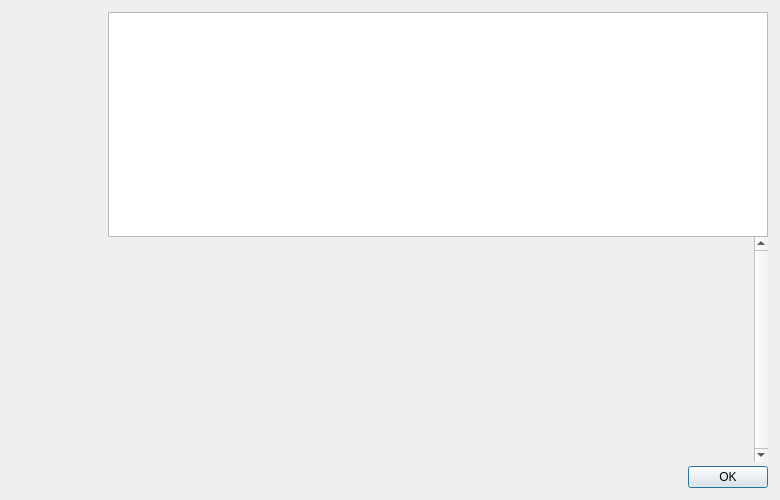
<?xml version="1.0" encoding="UTF-8"?>
<ui version="4.0">
 <class>HelpMessageDialog</class>
 <widget class="QDialog" name="HelpMessageDialog">
  <property name="geometry">
   <rect>
    <x>0</x>
    <y>0</y>
    <width>780</width>
    <height>500</height>
   </rect>
  </property>
  <property name="maximumSize">
   <size>
    <width>16777215</width>
    <height>500</height>
   </size>
  </property>
  <property name="windowTitle">
   <string notr="true">DCU Core - Command-line options</string>
  </property>
  <layout class="QHBoxLayout" name="horizontalLayout_2">
   <property name="spacing">
    <number>0</number>
   </property>
   <property name="leftMargin">
    <number>12</number>
   </property>
   <property name="topMargin">
    <number>12</number>
   </property>
   <property name="rightMargin">
    <number>12</number>
   </property>
   <property name="bottomMargin">
    <number>12</number>
   </property>
   <item>
    <layout class="QVBoxLayout" name="verticalLayoutLogo" stretch="0">
     <property name="leftMargin">
      <number>0</number>
     </property>
     <property name="topMargin">
      <number>0</number>
     </property>
     <property name="rightMargin">
      <number>0</number>
     </property>
     <item>
      <widget class="QLabel" name="aboutLogo">
       <property name="sizePolicy">
        <sizepolicy hsizetype="Preferred" vsizetype="Ignored">
         <horstretch>0</horstretch>
         <verstretch>0</verstretch>
        </sizepolicy>
       </property>
       <property name="minimumSize">
        <size>
         <width>96</width>
         <height>464</height>
        </size>
       </property>
       <property name="maximumSize">
        <size>
         <width>96</width>
         <height>564</height>
        </size>
       </property>
       <property name="baseSize">
        <size>
         <width>96</width>
         <height>564</height>
        </size>
       </property>
       <property name="autoFillBackground">
        <bool>false</bool>
       </property>
       <property name="pixmap">
        <pixmap resource="../dcu.qrc">:/images/drkblue/about</pixmap>
       </property>
       <property name="scaledContents">
        <bool>false</bool>
       </property>
       <property name="alignment">
        <set>Qt::AlignLeading|Qt::AlignLeft|Qt::AlignTop</set>
       </property>
      </widget>
     </item>
    </layout>
   </item>
   <item>
    <layout class="QVBoxLayout" name="verticalLayout">
     <item>
      <widget class="QTextEdit" name="helpMessage">
       <property name="readOnly">
        <bool>true</bool>
       </property>
      </widget>
     </item>
     <item>
      <widget class="QScrollArea" name="scrollArea">
       <property name="frameShape">
        <enum>QFrame::NoFrame</enum>
       </property>
       <property name="verticalScrollBarPolicy">
        <enum>Qt::ScrollBarAlwaysOn</enum>
       </property>
       <property name="widgetResizable">
        <bool>true</bool>
       </property>
       <widget class="QWidget" name="scrollAreaWidgetContents">
        <property name="geometry">
         <rect>
          <x>0</x>
          <y>0</y>
          <width>630</width>
          <height>201</height>
         </rect>
        </property>
        <layout class="QVBoxLayout" name="verticalLayout_2">
         <item>
          <widget class="QLabel" name="aboutMessage">
           <property name="cursor">
            <cursorShape>IBeamCursor</cursorShape>
           </property>
           <property name="textFormat">
            <enum>Qt::PlainText</enum>
           </property>
           <property name="alignment">
            <set>Qt::AlignLeading|Qt::AlignLeft|Qt::AlignTop</set>
           </property>
           <property name="openExternalLinks">
            <bool>true</bool>
           </property>
           <property name="textInteractionFlags">
            <set>Qt::LinksAccessibleByMouse|Qt::TextSelectableByKeyboard|Qt::TextSelectableByMouse</set>
           </property>
          </widget>
         </item>
        </layout>
       </widget>
      </widget>
     </item>
     <item>
      <spacer name="verticalSpacer">
       <property name="orientation">
        <enum>Qt::Vertical</enum>
       </property>
       <property name="sizeType">
        <enum>QSizePolicy::Fixed</enum>
       </property>
       <property name="sizeHint" stdset="0">
        <size>
         <width>4</width>
         <height>4</height>
        </size>
       </property>
      </spacer>
     </item>
     <item>
      <widget class="QDialogButtonBox" name="okButton">
       <property name="orientation">
        <enum>Qt::Horizontal</enum>
       </property>
       <property name="standardButtons">
        <set>QDialogButtonBox::Ok</set>
       </property>
      </widget>
     </item>
    </layout>
   </item>
  </layout>
 </widget>
 <resources>
  <include location="../dcu.qrc"/>
 </resources>
 <connections>
  <connection>
   <sender>okButton</sender>
   <signal>accepted()</signal>
   <receiver>HelpMessageDialog</receiver>
   <slot>accept()</slot>
   <hints>
    <hint type="sourcelabel">
     <x>20</x>
     <y>20</y>
    </hint>
    <hint type="destinationlabel">
     <x>20</x>
     <y>20</y>
    </hint>
   </hints>
  </connection>
  <connection>
   <sender>okButton</sender>
   <signal>rejected()</signal>
   <receiver>HelpMessageDialog</receiver>
   <slot>reject()</slot>
   <hints>
    <hint type="sourcelabel">
     <x>20</x>
     <y>20</y>
    </hint>
    <hint type="destinationlabel">
     <x>20</x>
     <y>20</y>
    </hint>
   </hints>
  </connection>
 </connections>
</ui>
